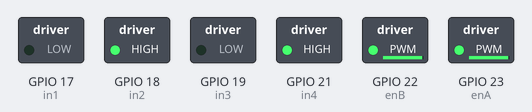
The sketch below on a simulated ESP32. On the bench: switched loads named in the sketch (green lamp = pin HIGH).

Above: at 0.1 s.
Timing chart, 0 to 1.6 s (numbered marks = the images above):
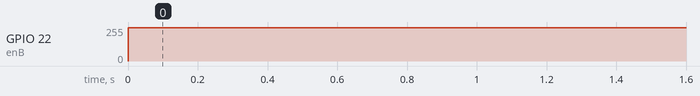

The sketch:

motor_test.ino
```cpp
/*

Author:
	Baher Kher Bek

*/


#define enA 23 // left motor
#define in1 17
#define in2 18
#define enB 22 // right motor
#define in3 19
#define in4 21
#define ID 2

const int freq = 5000;
const int ledChannel = 0; // enA
const int ledC = 1; // enB
const int resolution = 10;

void setup(){

  ledcSetup(ledChannel, freq, resolution);
  ledcSetup(ledC, freq, resolution);
  ledcAttachPin(enA, ledChannel);
  ledcAttachPin(enB, ledC);

  // Pins
  pinMode(in1, OUTPUT);
  pinMode(in2, OUTPUT);
  pinMode(in3, OUTPUT);
  pinMode(in4, OUTPUT);

  digitalWrite(in1, LOW);
  digitalWrite(in2, HIGH);
  digitalWrite(in3, LOW);
  digitalWrite(in4, HIGH);


}

void loop(){

  ledcWrite(ledChannel, 1000);
  ledcWrite(ledC, 1000);
}
```

Measured:
- by itself, GPIO 22 (enB): 0/255 → 249/255 at 0.00 s
